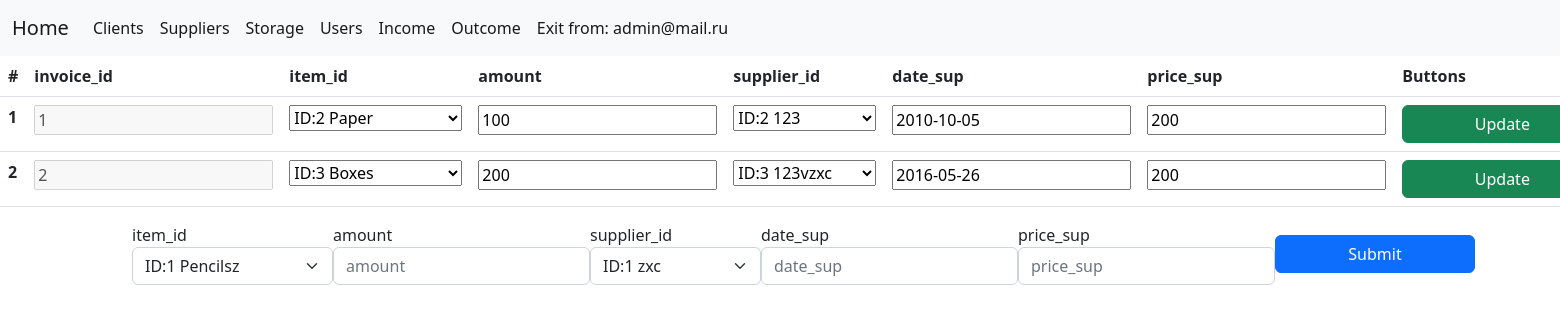
Screenshot of /income/income.php (signed in) with the database file from the repository.
### tables this page shows
CREATE TABLE `income` (
  `invoice_id` int NOT NULL AUTO_INCREMENT,
  `item_id` int NOT NULL,
  `amount` int DEFAULT NULL,
  `supplier_id` int NOT NULL,
  `date_sup` date DEFAULT NULL,
  `price_sup` varchar(45) DEFAULT NULL,
  PRIMARY KEY (`invoice_id`),
  UNIQUE KEY `invoice_id_UNIQUE` (`invoice_id`),
  KEY `item_id_in_idx` (`item_id`),
  KEY `sup_id_idx` (`supplier_id`),
  CONSTRAINT `income_FK` FOREIGN KEY (`supplier_id`) REFERENCES `suppliers` (`idsuppliers`),
  CONSTRAINT `item_id_in` FOREIGN KEY (`item_id`) REFERENCES `storage` (`item_id`)
);

### income/income.php (the view, shortened to what this page needs)
<?php
require_once "../util/database.php";
$req = mysqli_query($mysql, "SELECT * FROM income");
$req1 = mysqli_query($mysql, "SELECT * FROM income");
$vals = mysqli_fetch_assoc($req1);
$req1 = mysqli_fetch_all($req);
$fields[] = [];
$i = 1;
$dropdown_suppliers = mysqli_query($mysql, "SELECT idsuppliers,suppliername FROM suppliers");
$parse_suppliers = mysqli_fetch_all($dropdown_suppliers);
$dropdown_items = mysqli_query($mysql, "SELECT item_id, item_name from storage ");
$parse_items = mysqli_fetch_all($dropdown_items);
?>
<!DOCTYPE html>
<html lang="en">
<head>
    <link rel="stylesheet" href="../source/bootstrap/css/bootstrap.min.css" />
    <link rel="stylesheet" href="../source/style.css" />
</head>
<body>
    <nav class="navbar navbar-expand-lg bg-light">
        <div class="container-fluid">
            <a class="navbar-brand" href="../"> Home </a>
            <div class="collapse navbar-collapse">
                <ul class="navbar-nav me-auto mb-12 mb-lg-0">
                    <li class="nav-item">
                        <a class="nav-link active" href="../clients/clients.php">Clients </a>
                    </li>
                    <li class="nav-item">
                        <a class="nav-link active" aria-current="page" href="../suppliers/suppliers.php">Suppliers</a>
                    </li>
                    <li class="nav-item">
                        <a class="nav-link active" aria-current="page" href="../storage/storage.php">Storage</a>
                    </li>
                    <li class="nav-item">
                            <a class="nav-link active" aria-current="page" href="../users/users.php">Users</a>
                        </li>
                        <li class="nav-item">
                            <a class="nav-link active" aria-current="page" href="../income/income.php">Income</a>
                        </li>
                        <li class="nav-item">
                            <a class="nav-link active" aria-current="page" href="../outcome/outcome.php">Outcome</a>
                        </li>
                    <li class="nav-item">
                        <a class="nav-link active" aria-current="page" href="../util/exit.php">Exit from: <?= $_SESSION['usermail'] ?></a>
                    </li>
                </ul>
            </div>
        </div>
    </nav>
    <table class="table">
        <thead class="thead-light">
            <tr>
                <th scope="col">#</th>
                <?php
                foreach ($vals as $key => $value) {
                    echo ('<th scope="col">' . $key . '</th>');
                    array_push($fields, $key);
                }
                ?>
                <th>Buttons</th>
            </tr>
        </thead>
        <tbody>
            <?php
            foreach ($req1 as $key => $val) {
                $j = 0;
                echo ('<tr>');
                echo ('<th scope="row">' . $i . '</th>');
            ?>
                <form action="CRUD/update.php" class="formtb" method="POST" id=<?php echo ("tb" . $key) ?>>
                    <?php
                    foreach ($val as $data) {
                        if ($j == 0) {
                            echo ('<td> <input type="text" disabled name="' . "item" . $j . '" placeholder="' . $data . '" value="' . $data . '">');
                            echo ('</td>');
                        } else if ($j == 1) {
                            echo ('<td>');
                            echo ('<select name ="item'.$j.'">');
                            foreach ($parse_items as $ps) {
                                if($data == $ps[0])
                                    echo ('<option selected value =' . $ps[0] . '>' . "ID:" . $ps[0] . " " . $ps[1] . '</option>');
                                else
                                    echo('<option value =' . $ps[0] . '>' . "ID:" . $ps[0] . " " . $ps[1] . '</option>');
                            }
                            echo ('</select></td>');
                        } else if ($j == 3) {
                            echo ('<td>');
                            echo ('<select name ="item' . $j . '">');
                            foreach ($parse_suppliers as $ps) {
                                if($data == $ps[0])
                                    echo ('<option selected value =' . $ps[0] . '>' . "ID:" . $ps[0] . " " . $ps[1] . '</option>');
                                else
                                    echo('<option value =' . $ps[0] . '>' . "ID:" . $ps[0] . " " . $ps[1] . '</option>');
                            }
                            echo ('</select></td>');
                        } else {
                            echo ('<td> <input type="text" id="' . "idtb" . $j . $key . '" name="' . "item" . $j . '" placeholder="' . $data . '" value="' . $data . '"></td>');
                        }
                        $j++;
                    }
                    echo ('<td><button type="submit" class="btn btn-success">Update</button></td>');
                    ?>
                </form>
            <?php
                echo ('</tr>');
                $i++;
            } ?>
        </tbody>
    </table>
    <div class="container">
        <form action="./CRUD/create.php" method="POST" id="form">
            <div style="display:flex;" class="form-row align-items-center">
                <?php
                for ($i = 2; $i <= sizeof($vals); $i++) {
                ?>
                    <div class="col-auto">
                        <?php
                        if ($i == 2) {
                            echo ('<label class="sr-only" for="inlineFormInput" >' . $fields[$i] . '</label>');
                            echo ('<select class="form-select mb-2" name ="name_' . $i . '">');
                            foreach ($parse_items as $ps) {
                                echo ('<option value =' . $ps[0] . '>' . "ID:" . $ps[0] . " " . $ps[1] . '</option>');
                            }
                            echo ('</select>');
                        } else if ($i == 4) {
                            echo ('<label class="sr-only" for="inlineFormInput" >' . $fields[$i] . '</label>');
                            echo ('<select class="form-select mb-2" name ="name_' . $i . '">');
                            foreach ($parse_suppliers as $ps) {
                                echo ('<option value =' . $ps[0] . '>' . "ID:" . $ps[0] . " " . $ps[1] . '</option>');
                            }
                            echo ('</select>');
                        } else {
                        ?>
                            <label class="sr-only" for="inlineFormInput"><?= $fields[$i] ?></label>
                            <input type="text" class="form-control mb-2" name="name_<?= $i ?>" required id="id_<?= $i ?>" placeholder="<?= $fields[$i] ?>">
                        <?php }
                        ?>
                    </div>
                <?php } ?>
                <div class="col-auto">
                    <button type="submit" class="btn btn-primary mb-2" action=>Submit</button>
                </div>
            </div>
        </form>
    </div>
</body>
</html>

### source/style.css (style rules this page uses)
button { min-width: 200px; }
a { outline: none; text-decoration: none; color:#000; }

### rows the page displays
income: item0 "1", item2 "100", item4 "2010-10-05", item5 "200"
income: item0 "2", item2 "200", item4 "2016-05-26", item5 "200"

### other values shown
$_SESSION['usermail'] "admin@mail.ru"
$key "invoice_id"
$key "item_id"
$key "amount"
$key "supplier_id"
$key "date_sup"
$key "price_sup"
$fields[$i] "item_id"
$fields[$i] "amount"
$fields[$i] "supplier_id"
$fields[$i] "date_sup"
$fields[$i] "price_sup"
